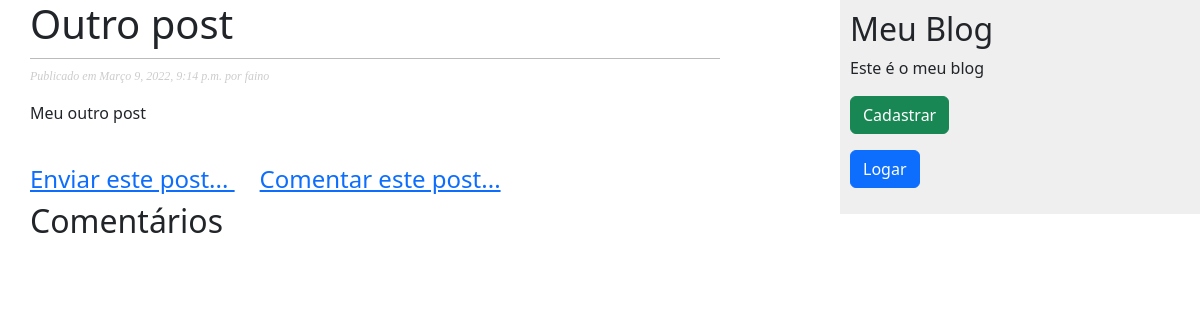
The app's page /2022/3/10/outro-post/ with its own data.
### meublog/models.py (models this page shows, shortened)
class Post(models.Model):
    STATUS_CHOICES = (
        ('rascunho', 'Rascunho'),
        ('publicado', 'Publicado')
    )
    objects = models.Manager()
    publicados = PublicadosManager()
    titulo = models.CharField(max_length=250)
    slug = models.SlugField(max_length=100)
    corpo = models.TextField()
    autor = models.ForeignKey(User, on_delete=models.CASCADE, related_name='meublog_posts')
    publicado = models.DateTimeField(default=timezone.now)
    criado = models.DateTimeField(auto_now_add=True)
    status = models.CharField(max_length=9, choices=STATUS_CHOICES, default='rascunho')
    class Meta:
        ordering = ('-publicado',)
        verbose_name = "Post"
        verbose_name_plural = "Posts"

### meublog/views.py (the view)
class DetalharPostView(DetailView):
    template_name = "meublog/post/detalharpost.html"
    model = Post
    def _get_coments(self, id_post):
        try:
            return Comentario.objects.filter(post_id=id_post,
                                             ativo=True)
        except Comentario.DoesNotExist:
            raise Exception
    def get_context_data(self, **kwargs):
        context = super(DetalharPostView, self).get_context_data(**kwargs)
        context['coments'] = self._get_coments(self.object.id)
        return context

### meublog/templates/meublog/post/detalharpost.html (shortened to what this page needs)
{% extends 'meublog/base.html' %}
{% block conteudo %}
    <h1>{{ post.titulo }}</h1>
    <p class="date">
        Publicado em {{ post.publicado }} por {{ post.autor }}
    </p>
    <p>
        {{ post.corpo|linebreaks }}
    </p>
    <br>
    <h4>
        <a href="{% url 'meublog:enviarpost' post.id %}">
            Enviar este post...
        </a> &nbsp;&nbsp;&nbsp;
        <a href="{% url 'meublog:comentar_post' post.id %}">
            Comentar este post...
        </a>
    </h4>
    <h2>Comentários</h2>
{% endblock %}

### meublog/static/meublog.css (style rules this page uses)
body { margin:0; padding:0; font-family:helvetica, sans-serif; }
a { color:#00abff; text-decoration:none; }
h1 { font-weight:normal; border-bottom:1px solid #bbb; padding:0 0 10px 0; }
h2 { font-weight:normal; margin:30px 0 0; }
p.date { color:#ccc; font-family: georgia, serif; font-size: 12px; font-style: italic; }

### records on screen
Post: publicado "Março 9, 2022, 9:14 p.m.", autor "faino", corpo "Meu outro post"
